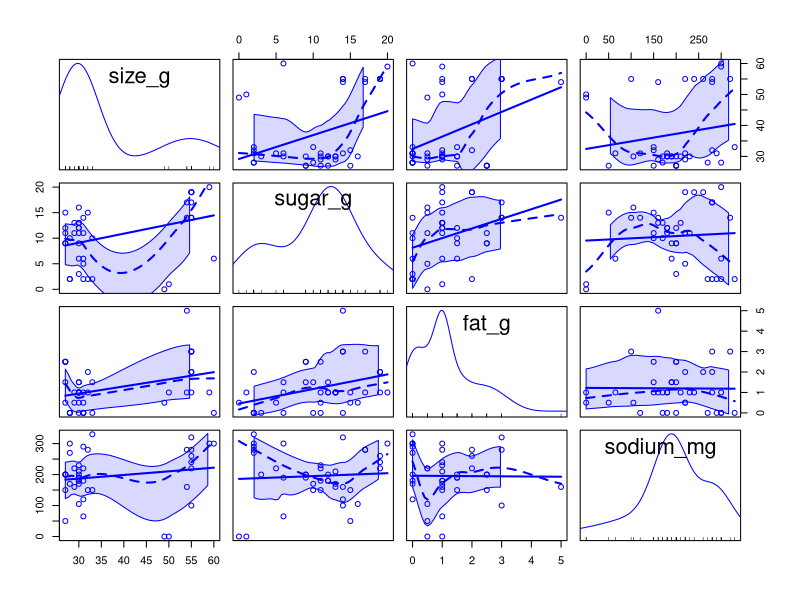
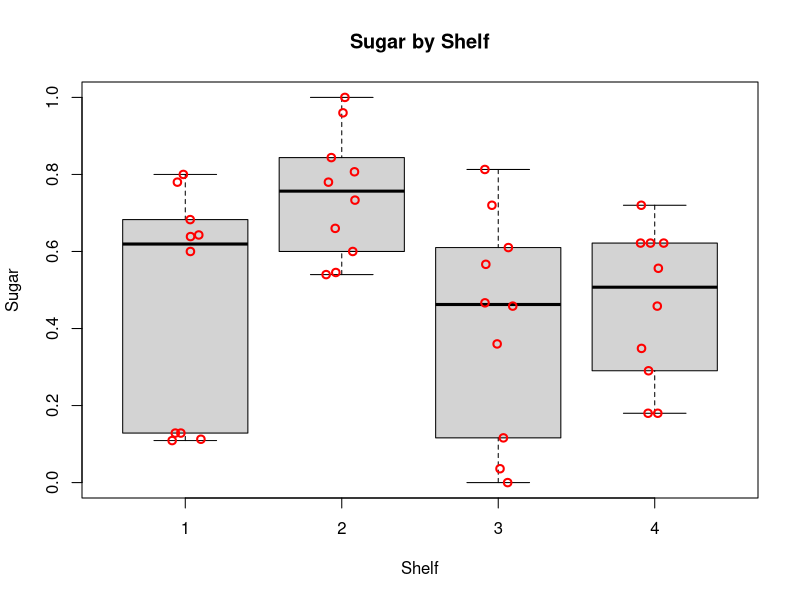
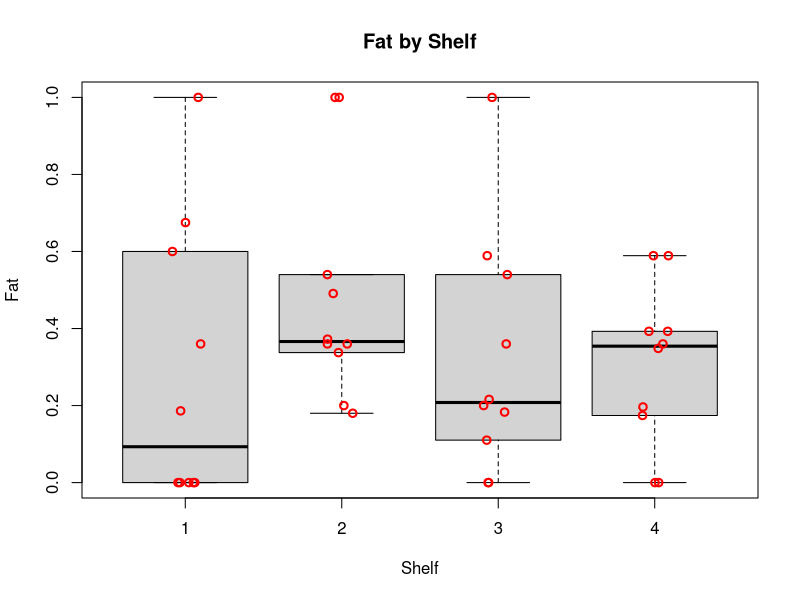
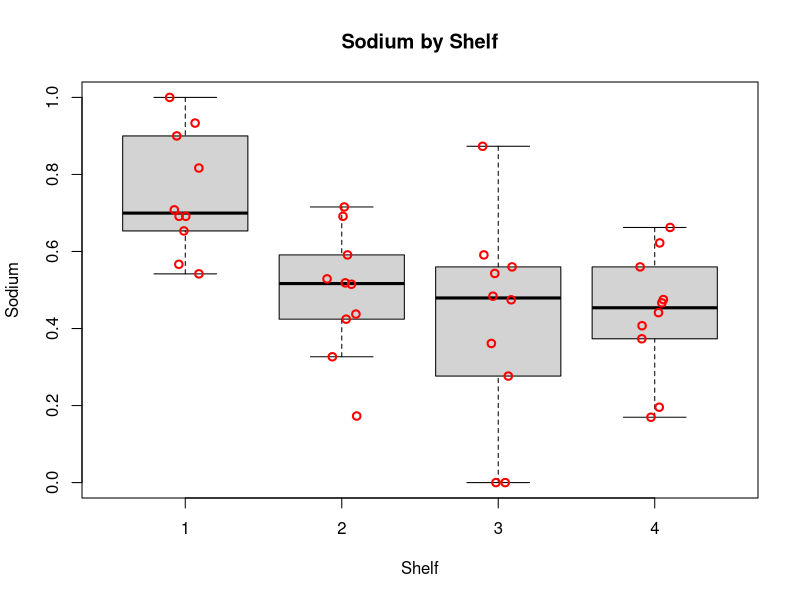
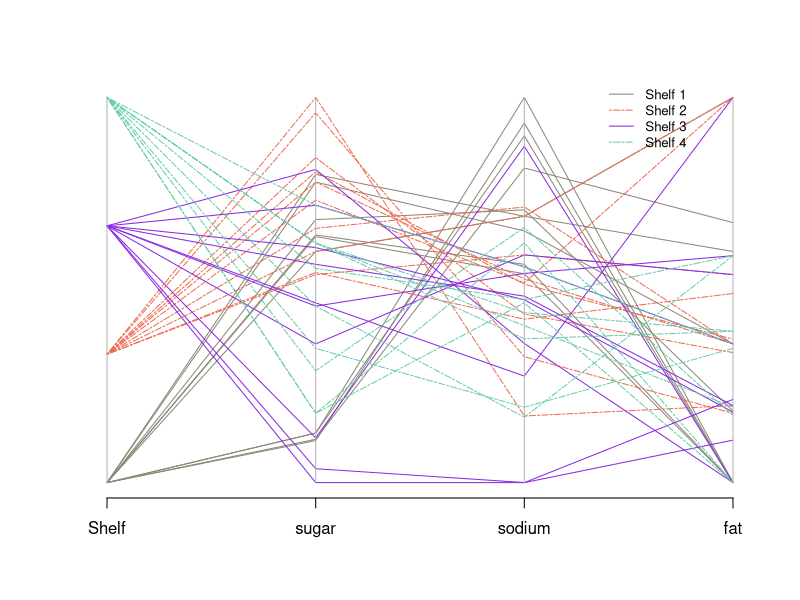
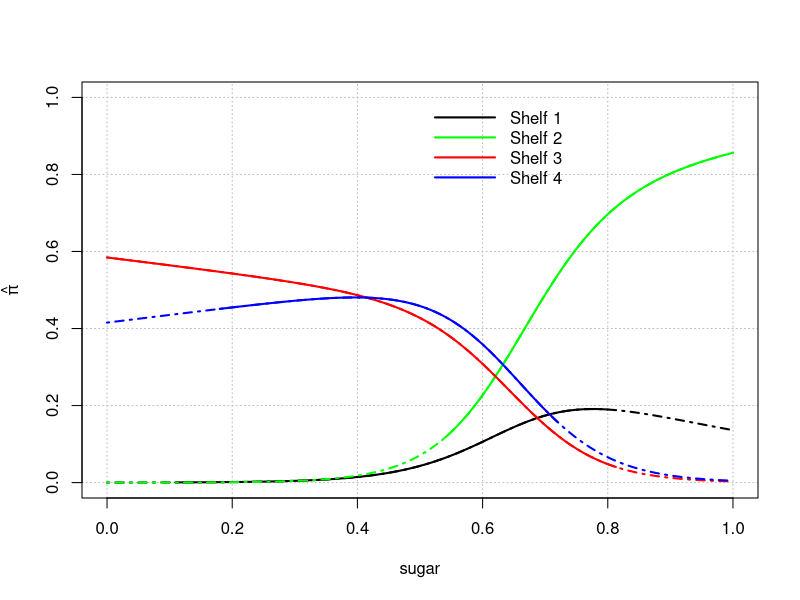

R code for these plots, in order:
## ---- chunk 1

#Load libraries and insert a function to tidy up the code when they are printed out
library(vcd, quietly=T)
library(nnet, quietly=T)
library(car, quietly=T)
library(Hmisc, quietly=T)
library(skimr, quietly=T)
library(MASS, quietly=T)

rm(list = ls())
library(knitr, quietly=T)
opts_chunk$set(tidy.opts=list(width.cutoff=60),tidy=TRUE)

## ---- chunk 2
cereal <- read.csv("cereal_dillons.csv")
str(cereal)
## ---- chunk 3
# Examine the data to check data validity before proceeding with the questions.
skim(cereal)
## ---- chunk 4
#suppress warnings
oldw <- getOption("warn")
options(warn = -1)
scatterplotMatrix(~ size_g + sugar_g + fat_g + sodium_mg, data = cereal)
#restore old warning level
options(warn = oldw)
## ---- chunk 5
standardize <- function(x) { (x - min(x)) / (max(x) - min(x))}
cereal2 <- data.frame(Shelf = cereal$Shelf, Cereal = cereal$Cereal, 
                      sugar = standardize(cereal$sugar_g / cereal$size_g), 
                      fat = standardize(cereal$fat_g / cereal$size_g), 
                      sodium = standardize(cereal$sodium / cereal$size_g))
## ---- chunk 6
boxplot(formula = sugar ~ Shelf, data = cereal2, ylab = "Sugar", 
        xlab = "Shelf", main = "Sugar by Shelf", pars = list(outpch=NA))
stripchart(x = cereal2$sugar ~ cereal2$Shelf, lwd = 2, col = "red", 
           method = "jitter", vertical = TRUE, pch = 1, add = TRUE)

boxplot(formula = fat ~ Shelf, data = cereal2, ylab = "Fat", 
        xlab = "Shelf", main = "Fat by Shelf",pars = list(outpch=NA))
stripchart(x = cereal2$fat ~ cereal2$Shelf, lwd = 2, col = "red", 
           method = "jitter", vertical = TRUE, pch = 1, add = TRUE)

boxplot(formula = sodium ~ Shelf, data = cereal2, ylab = "Sodium", 
        xlab = "Shelf", main = "Sodium by Shelf", pars = list(outpch=NA))
stripchart(x = cereal2$sodium ~ cereal2$Shelf, lwd = 2, col = "red", 
           method = "jitter", vertical = TRUE, pch = 1, add = TRUE)

## ---- chunk 7
cereal3<-data.frame(cereal2[1], cereal2[3], cereal2[5], cereal2[4])

# Colors by condition:
cereal.colors<-ifelse(test = cereal2$Shelf==1, yes = "cornsilk4", 
                no = ifelse(test = cereal2$Shelf==2, yes = "coral2", 
                no = ifelse(test = cereal2$Shelf==3, yes = "blueviolet", no= "aquamarine3")))
# Line type by condition:
cereal.lty<-ifelse(test = cereal2$Shelf==1, yes = "solid", 
                no = ifelse(test = cereal2$Shelf==2, yes = "twodash", 
                no = ifelse(test = cereal2$Shelf==3, yes = "solid", no = "twodash")))

parcoord(x = cereal3, col = cereal.colors, lty = cereal.lty)  # Plot
legend(x = 3.35, y = 1.05, legend = c("Shelf 1", "Shelf 2", "Shelf 3", "Shelf 4"), lty = c("solid", "twodash", "solid", "twodash"),
  col=c("cornsilk4", "coral2", "blueviolet","aquamarine3"), cex=0.8, bty="n")
## ---- chunk 8
levels(as.factor(cereal2$Shelf))
mod1 <- multinom(as.factor(Shelf) ~ sugar + fat + sodium, data=cereal2)
summary(mod1)
Anova(mod1)
## ---- chunk 9
## Create expanded models including interaction terms between all pairs of explanatory variables and triple interaction between all 3.

modA <- multinom(as.factor(Shelf) ~ sugar + fat + sodium + sugar:fat, data = cereal2)
Anova(modA)

modB <- multinom(as.factor(Shelf) ~ sugar + fat + sodium + sugar:sodium, data = cereal2)
Anova(modB)

modC <- multinom(as.factor(Shelf) ~ sugar + fat + sodium + fat:sodium, data = cereal2)
Anova(modC)

modD <- multinom(as.factor(Shelf) ~ sugar + fat + sodium + fat:sodium:sugar, data = cereal2)
Anova(modD)

modE <- multinom(as.factor(Shelf) ~ sugar + fat + sodium + sugar:fat +
                   sugar:sodium + fat:sodium + fat:sodium:sugar, data = cereal2)
Anova(modE)
## ---- chunk 10
stand.new <- function(meas, serv_size, comparison) {( meas/serv_size - min(comparison)) / (max(comparison) - min(comparison))}

newdata <- data.frame(sugar = stand.new(12, 28, cereal$sugar_g/cereal$size_g), 
                      fat = stand.new(0.5, 28, cereal$fat_g/cereal$size_g),
                      sodium = stand.new(130, 28, cereal$sodium_mg/cereal$size_g))

round(predict(object = mod1, newdata = newdata, type = "probs", se.fit = TRUE),7)
## ---- chunk 11
beta.hat<-coefficients(mod1)
beta.hat
mean_fat <- mean(cereal2$fat)
mean_sodium <- mean(cereal2$sodium)


# Create plotting area first to make sure get the whole region with respect to x-axis
curve(expr = 1/(1 + exp(beta.hat[1,1] + beta.hat[1,2]*x) + exp(beta.hat[2,1] + beta.hat[2,2]*x)), ylab = expression(hat(pi)), xlab = "sugar",
  xlim = c(min(cereal2$sugar), max(cereal2$sugar)), ylim = c(0, 1), col = "black", lty = "solid", lwd = 2, n = 1000, type = "n",
  panel.first = grid(col = "gray", lty = "dotted"))

## Plot each pi_j
# Shelf1
curve(expr = 1/(1 + exp(beta.hat[1,1] + beta.hat[1,2]*x + beta.hat[1,3]*mean_fat + beta.hat[1,4]*mean_sodium)
                + exp(beta.hat[2,1] + beta.hat[2,2]*x + beta.hat[2,3]*mean_fat + beta.hat[2,4]*mean_sodium)
                + exp(beta.hat[3,1] + beta.hat[3,2]*x + beta.hat[3,3]*mean_fat + beta.hat[3,4]*mean_sodium)),
  col = "black", lty = "solid", lwd = 2, n = 1000, add = TRUE,
  xlim = c(min(cereal2$sugar[cereal2$Shelf == 1]), max(cereal2$sugar[cereal2$Shelf == 1])))

curve(expr = 1/(1 + exp(beta.hat[1,1] + beta.hat[1,2]*x + beta.hat[1,3]*mean_fat + beta.hat[1,4]*mean_sodium)
                + exp(beta.hat[2,1] + beta.hat[2,2]*x + beta.hat[2,3]*mean_fat + beta.hat[2,4]*mean_sodium)
                + exp(beta.hat[3,1] + beta.hat[3,2]*x + beta.hat[3,3]*mean_fat + beta.hat[3,4]*mean_sodium)),
  col = "black", lty = "dotdash", lwd = 2, n = 1000, add = TRUE,
  xlim = c(0,1))

# Shelf2
curve(expr = exp(beta.hat[1,1] + beta.hat[1,2]*x + beta.hat[1,3]*mean_fat + beta.hat[1,4]*mean_sodium)/
        (1 + exp(beta.hat[1,1] + beta.hat[1,2]*x + beta.hat[1,3]*mean_fat + beta.hat[1,4]*mean_sodium)
                + exp(beta.hat[2,1] + beta.hat[2,2]*x + beta.hat[2,3]*mean_fat + beta.hat[2,4]*mean_sodium)
                + exp(beta.hat[3,1] + beta.hat[3,2]*x + beta.hat[3,3]*mean_fat + beta.hat[3,4]*mean_sodium)), 
      col = "green", lty = "solid", lwd = 2, n = 1000, add = TRUE, 
      xlim = c(min(cereal2$sugar[cereal2$Shelf == 2]), max(cereal2$sugar[cereal2$Shelf == 2])))

curve(expr = exp(beta.hat[1,1] + beta.hat[1,2]*x + beta.hat[1,3]*mean_fat + beta.hat[1,4]*mean_sodium)/
        (1 + exp(beta.hat[1,1] + beta.hat[1,2]*x + beta.hat[1,3]*mean_fat + beta.hat[1,4]*mean_sodium)
                + exp(beta.hat[2,1] + beta.hat[2,2]*x + beta.hat[2,3]*mean_fat + beta.hat[2,4]*mean_sodium)
                + exp(beta.hat[3,1] + beta.hat[3,2]*x + beta.hat[3,3]*mean_fat + beta.hat[3,4]*mean_sodium)), 
      col = "green", lty = "dotdash", lwd = 2, n = 1000, add = TRUE, 
      xlim = c(0,1))

# Shelf3
curve(expr = exp(beta.hat[2,1] + beta.hat[2,2]*x + beta.hat[2,3]*mean_fat + beta.hat[2,4]*mean_sodium)/
        (1 + exp(beta.hat[1,1] + beta.hat[1,2]*x + beta.hat[1,3]*mean_fat + beta.hat[1,4]*mean_sodium)
                + exp(beta.hat[2,1] + beta.hat[2,2]*x + beta.hat[2,3]*mean_fat + beta.hat[2,4]*mean_sodium)
                + exp(beta.hat[3,1] + beta.hat[3,2]*x + beta.hat[3,3]*mean_fat + beta.hat[3,4]*mean_sodium)),
  col = "red", lty = "solid", lwd = 2, n = 1000, add = TRUE,
  xlim = c(min(cereal2$sugar[cereal2$Shelf == 3]), max(cereal2$sugar[cereal2$Shelf == 3])))

curve(expr = exp(beta.hat[2,1] + beta.hat[2,2]*x + beta.hat[2,3]*mean_fat + beta.hat[2,4]*mean_sodium)/
        (1 + exp(beta.hat[1,1] + beta.hat[1,2]*x + beta.hat[1,3]*mean_fat + beta.hat[1,4]*mean_sodium)
                + exp(beta.hat[2,1] + beta.hat[2,2]*x + beta.hat[2,3]*mean_fat + beta.hat[2,4]*mean_sodium)
                + exp(beta.hat[3,1] + beta.hat[3,2]*x + beta.hat[3,3]*mean_fat + beta.hat[3,4]*mean_sodium)),
  col = "red", lty = "dotdash", lwd = 2, n = 1000, add = TRUE,
  xlim = c(0,1))

# Shelf4
curve(expr = exp(beta.hat[3,1] + beta.hat[3,2]*x + beta.hat[3,3]*mean_fat + beta.hat[3,4]*mean_sodium)/
        (1 + exp(beta.hat[1,1] + beta.hat[1,2]*x + beta.hat[1,3]*mean_fat + beta.hat[1,4]*mean_sodium)
                + exp(beta.hat[2,1] + beta.hat[2,2]*x + beta.hat[2,3]*mean_fat + beta.hat[2,4]*mean_sodium)
                + exp(beta.hat[3,1] + beta.hat[3,2]*x + beta.hat[3,3]*mean_fat + beta.hat[3,4]*mean_sodium)),
  col = "blue", lty = "solid", lwd = 2, n = 1000, add = TRUE,
  xlim = c(min(cereal2$sugar[cereal2$Shelf == 4]), max(cereal2$sugar[cereal2$Shelf == 4])))   

curve(expr = exp(beta.hat[3,1] + beta.hat[3,2]*x + beta.hat[3,3]*mean_fat + beta.hat[3,4]*mean_sodium)/
        (1 + exp(beta.hat[1,1] + beta.hat[1,2]*x + beta.hat[1,3]*mean_fat + beta.hat[1,4]*mean_sodium)
                + exp(beta.hat[2,1] + beta.hat[2,2]*x + beta.hat[2,3]*mean_fat + beta.hat[2,4]*mean_sodium)
                + exp(beta.hat[3,1] + beta.hat[3,2]*x + beta.hat[3,3]*mean_fat + beta.hat[3,4]*mean_sodium)),
  col = "blue", lty = "dotdash", lwd = 2, n = 1000, add = TRUE,
  xlim = c(0,1))




legend(x = 0.5, y = 1.0, legend=c("Shelf 1", "Shelf 2", "Shelf 3", "Shelf 4"), 
       lty=c("solid","solid", "solid", "solid"),
  col=c("black","green","red", "blue"), bty="n", lwd = c(2,2,2), seg.len = 4)


## ---- chunk 12
sd.cereal<-apply(X=cereal2[, -c(2)], MARGIN = 2, FUN = sd)
c.value<-c(sd.cereal)[2:4]
# Estimated standard deviations for each explanatory variable
round(c.value,2)

conf.beta <- confint(object = mod1, level = 0.95)
ci.OR <- exp(c.value*conf.beta[2:4,1:2,])

#coefficients(mod1)
beta.hat2<-coefficients(mod1)[1,2:4]
beta.hat3<-coefficients(mod1)[2,2:4]
beta.hat4<-coefficients(mod1)[3,2:4]

# OR for j = 2 (Shelf 2 vs Shelf 1)
print("OR for j = 2 vs j = 1")
mid = exp(c.value*beta.hat2)
# Odds ratios and corresponding 95% confidence interval's lower (2.5%) and upper (97.5%) bounds 
round(data.frame(Lower_Bound = ci.OR[,1,1], Odds_Ratio = mid, Upper_Bound = ci.OR[,2,1]),4)
# Inverted confidence interval for significant variables for Shelf 2 vs Shelf 1
round(data.frame(Lower_Bound = 1/ci.OR[3,2,1], Odds_Ratio = 1/mid[3], Upper_Bound = 1/ci.OR[3,1,1]),4)
## ---- chunk 13
# OR for j = 3 (Shelf 3 vs Shelf 1)
print("OR for j = 3 vs j = 1")
mid = exp(c.value*beta.hat3)
# Odds ratios and corresponding 95% confidence interval's lower (2.5%) and upper (97.5%) bounds 
round(data.frame(Lower_Bound = ci.OR[,1,2], Odds_Ratio = mid, Upper_Bound = ci.OR[,2,2]),4)
# Inverted confidence interval for significant variables for Shelf 3 vs Shelf 1
round(data.frame(Lower_Bound = 1/ci.OR[c(1,3),2,2], Odds_Ratio = 1/mid[c(1,3)], Upper_Bound = 1/ci.OR[c(1,3),1,2]),4)
## ---- chunk 14
# OR for j = 4 (Shelf 4 vs Shelf 1)
print("OR for j = 3 vs j = 1")
mid = exp(c.value*beta.hat4)
# Odds ratios and corresponding 95% confidence interval's lower (2.5%) and upper (97.5%) bounds 
round(data.frame(Lower_Bound = ci.OR[,1,3], Odds_Ratio = mid, Upper_Bound = ci.OR[,2,3]),4)
# Inverted confidence interval for significant variables for Shelf 4 vs Shelf 1
round(data.frame(Lower_Bound = 1/ci.OR[c(1,3),2,3], Odds_Ratio = 1/mid[c(1,3)], Upper_Bound = 1/ci.OR[c(1,3),1,3]),4)
## ---- chunk 15
cereal2$new_shelf <- relevel(as.factor(cereal2$Shelf),"2")
mod.fit <- multinom(new_shelf ~ sugar + fat + sodium, data = cereal2)
conf.beta.new <- confint(object = mod.fit, level = 0.95)
ci.OR.new <- exp(c.value*conf.beta.new[2:4,1:2,])
beta.hat3.new<-coefficients(mod.fit)[2,2:4]
beta.hat4.new<-coefficients(mod.fit)[3,2:4]

# OR for j = 3 (Shelf 3 vs Shelf 2)
print("OR for j = 3 vs j = 2")
mid = exp(c.value*beta.hat3.new)
# Odds ratios and corresponding 95% confidence interval's lower (2.5%) and upper (97.5%) bounds 
round(data.frame(Lower_Bound = ci.OR.new[,1,2], Odds_Ratio = mid, Upper_Bound = ci.OR.new[,2,2]),4)
# Inverted confidence interval for significant variables for Shelf 3 vs Shelf 2
round(data.frame(Lower_Bound = 1/ci.OR.new[1,2,2], Odds_Ratio = 1/mid[1], Upper_Bound = 1/ci.OR.new[1,1,2]),4)
## ---- chunk 16
# OR for j = 4 (Shelf 4 vs Shelf 2)
print("OR for j = 4 vs j = 2")
mid = exp(c.value*beta.hat4.new)
# Odds ratios and corresponding 95% confidence interval's lower (2.5%) and upper (97.5%) bounds 
round(data.frame(Lower_Bound = ci.OR.new[,1,3], Odds_Ratio = mid, Upper_Bound = ci.OR.new[,2,3]),2)
# Inverted confidence interval for significant variables for Shelf 4 vs Shelf 2
round(data.frame(Lower_Bound = 1/ci.OR.new[1,2,3], Odds_Ratio = 1/mid[1], Upper_Bound = 1/ci.OR.new[1,1,3]),4)
## ---- chunk 17
cereal2$new_shelf <- relevel(as.factor(cereal2$Shelf),"3")
mod.fit <- multinom(new_shelf ~ sugar + fat + sodium, data = cereal2)
conf.beta.new <- confint(object = mod.fit, level = 0.95)
ci.OR.new <- exp(c.value*conf.beta.new[2:4,1:2,])
beta.hat4.new<-coefficients(mod.fit)[3,2:4]

# OR for j = 4 (Shelf 3 vs Shelf 3)
print("OR for j = 4 vs j = 3")
mid = exp(c.value*beta.hat4.new)
# Odds ratios and corresponding 95% confidence interval's lower (2.5%) and upper (97.5%) bounds 
round(data.frame(Lower_Bound = ci.OR.new[,1,3], Odds_Ratio = mid, Upper_Bound = ci.OR.new[,2,3]),4)
